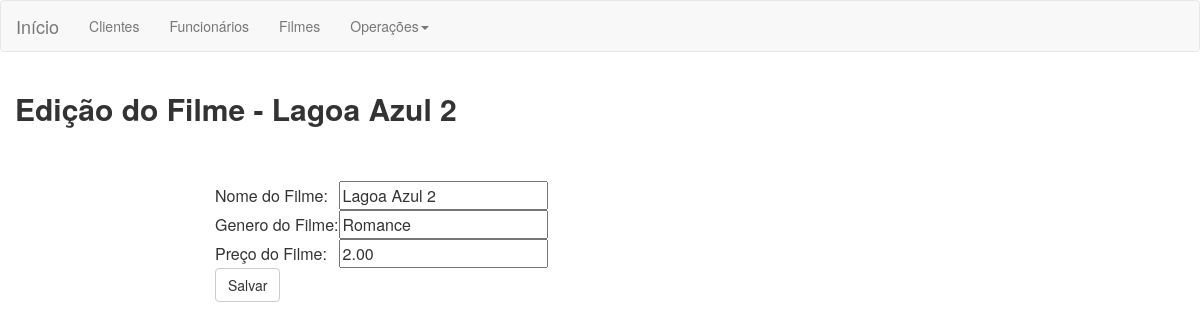
The page /views/edicao.filme.php?codFilme=2 on the database as committed earlier.
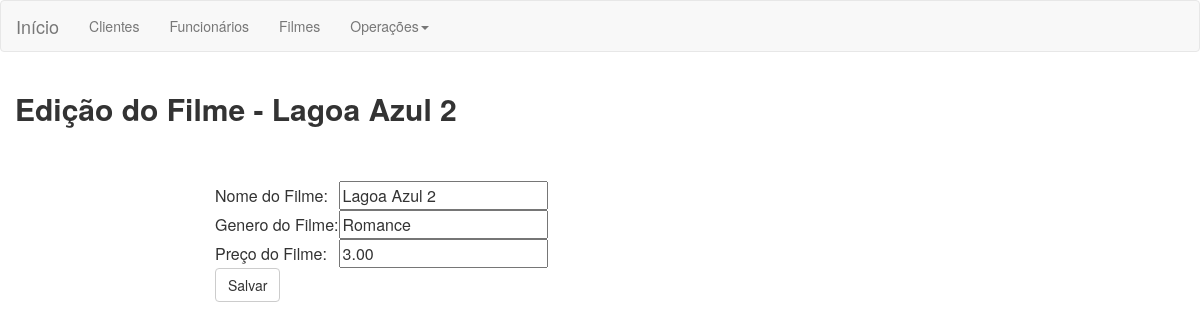
The same page on the database as committed later.
### tables this page shows
CREATE TABLE `filmes` (
  `cod_filme` int(11) NOT NULL,
  `nome` varchar(50) NOT NULL,
  `genero` varchar(50) NOT NULL,
  `status` int(10) NOT NULL,
  `preco` decimal(10,2) NOT NULL
);

### controllers/filme.controller.php (called while the page is built, shortened)
<?php
        if(isset($_GET['codFilme'])){
            $con = new ConexaoBD;
            $conexao = $con->ConnectBD();
            $cod = $_GET['codFilme'];
            try{
                $res = $conexao->query("SELECT * from filmes where cod_filme = $cod");
                $filme = $res->fetchAll()[0];
            } catch (PDOException $e) {
                echo "False";
            } finally{
                $conexao = null;
            }
        }
?>

### views/edicao.filme.php (the view, shortened to what this page needs)
<?php require_once('../controllers/filme.controller.php'); ?>
<html>
    <head>
        <link rel="stylesheet" href="../resources/bootstrap/css/bootstrap.min.css" />
    </head>
    <body>
        <div>
            <?php require_once('menu.php'); ?>
        </div>
        <div class="container-fluid">
                <div class="row">
                 <div class="col-sm-6"><h2><label> Edição do Filme - <?php echo $filme['nome']?></label></h2></div>
                    <div class="col-sm-4"></div>
                    <div class="col-sm-4"></div>
                </div>
                <div class="row">
                    <div class="col-sm-2"></div>
                    <div class="col-sm-8">
                    </div>
                    <div class="col-sm-2"></div>
                </div>
                <br>
                <div class="row">
                    <div class="col-sm-2"></div>
                    <div class="col-sm-8">
                        <table class="table table-bordered table-condensed">
                            <tbody>
                              <table>
                                 <form action="filme.controller.php" method="POST">
                                  <tr>
                                    <td>Nome do Filme:</td>
                                <td><input value="<?php echo $filme['nome'] ?>" type="text" id="txtNome"></td>
                            </tr>
                            <tr>
                                    <td>Genero do Filme:</td>
                                <td><input value="<?php echo $filme['genero'] ?>" type="text" id="txtGenero"></td>
                            </tr>
                             <tr>
                                    <td>Preço do Filme:</td>
                                <td><input value="<?php echo $filme['preco'] ?>" type="number" id="txtPreco"></td>
                            </tr>
                                </table>
                            <button title='Salvar' class="pull-left btn btn-default" type="button" id="btnSalvar" onclick="salvarDados()">Salvar</button>
                            </tbody>
                        </table>
                    </div>
                  <div class="col-sm-2"></div>
                  </div>
        </div>
    </body>
</html>

Rows that differ between the two databases and show on the page:
changed filmes "Lagoa Azul 2": preco "2.00" → "3.00"
